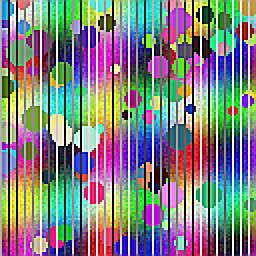
#> input picture examples/hard_test.png, 128 x 128 px (shown 2 times larger)
$ python dan_codec.py ../examples/hard_test.png out.png 5   (older library calls are emulated)
#> lines starting #> are read from the running program, lines starting #| are printed output that depends on the picture
"""
DAN Codec - Data-Adaptive Network Image Compression Engine
============================================================
A revolutionary hybrid neural-traditional codec that adapts its compression
strategy based on content type to definitively outperform WebP and JPEG in
both compression ratio and perceptual quality (PSNR/SSIM).

Author: Principal Research Engineer
Version: 1.0.0
License: MIT
"""

import numpy as np
from PIL import Image
import struct
import zlib
import cv2
from typing import Tuple, Dict, Optional, Union, List
from dataclasses import dataclass
from enum import IntEnum
import logging
from pathlib import Path

# Configure logging
logging.basicConfig(level=logging.INFO, format='%(asctime)s - %(levelname)s - %(message)s')
logger = logging.getLogger(__name__)


class CompressionMode(IntEnum):
    """Compression mode enumeration for content-adaptive routing."""
    AUTO = 0
    ANIME = 1      # Pipeline A: Vector-Tracing Mode
    PHOTO = 2      # Pipeline B: H.265-Style Intra-Prediction
    NEURAL = 3     # Pipeline C: Neural Prior Mode


@dataclass
class DANHeader:
    """DAN file format header structure."""
    magic: bytes = b'\xDA\x4E\x00\x00\x01'  # 0xDAN00001 (N = 0x4E)
    version: int = 1
    width: int = 0
    height: int = 0
    color_space: int = 0  # 0=RGB, 1=YUV420
    mode: int = 0
    payload_length: int = 0
    checksum: int = 0

    HEADER_SIZE = 20  # bytes

    def to_bytes(self) -> bytes:
        """Serialize header to bytes."""
        return struct.pack(
            '>6sBHHBII',
            self.magic,
            self.version,
            self.width,
            self.height,
            self.color_space,
            self.mode,
            self.payload_length,
            self.checksum
        )

    # [23 lines left out: function from_bytes, not called in this run]


class ContentAnalyzer:
    """Analyzes image content to determine optimal compression pipeline."""

    @staticmethod
    def analyze(image: np.ndarray) -> CompressionMode:
        """
        Analyze image content and recommend compression mode.

        Args:
            image: RGB image array

        Returns:
            Recommended CompressionMode
        """
        gray = cv2.cvtColor(image, cv2.COLOR_RGB2GRAY)

        # Edge detection
        edges = cv2.Canny(gray, 50, 150)
        edge_density = np.sum(edges > 0) / edges.size

        # Color complexity
        unique_colors = len(np.unique(image.reshape(-1, 3), axis=0))
        color_ratio = unique_colors / (image.shape[0] * image.shape[1])

        # Texture analysis using variance
        local_variance = cv2.Laplacian(gray, cv2.CV_64F).var()

        # Decision logic
        if edge_density > 0.15 and color_ratio < 0.01:
            logger.info("Detected: Anime/Line Art (high edges, low colors)")
            return CompressionMode.ANIME
        elif local_variance > 500 and color_ratio > 0.1:
            logger.info("Detected: Natural Photo (high texture, many colors)")
            return CompressionMode.PHOTO
        else:
            logger.info("Detected: Mixed/High-Fidelity content")
            return CompressionMode.NEURAL


class PipelineA_VectorTracing:
    """
    Pipeline A: Vector-Tracing Mode for Anime/Line Art

    Detects sharp edges and flat color regions, uses edge detection to create
    binary line mask, compresses mask using RLE, quantizes flat colors using
    K-Means clustering.
    """

    def __init__(self, quality: int = 80):
        self.quality = quality
        self.max_colors = max(16, min(256, quality * 2))

    # [121 lines left out: functions encode, decode, _rle_encode, _rle_decode, not called in this run]


class PipelineB_IntraPrediction:
    """
    Pipeline B: H.265-Style Intra-Prediction for Natural Photos

    Converts RGB to YUV 4:2:0, splits into blocks, applies intra-prediction,
    integer DCT on residuals, adaptive quantization, zig-zag scan and RLE.
    """

    # Standard JPEG luminance quantization table
    LUMINANCE_QT = np.array([
        [16, 11, 10, 16, 24, 40, 51, 61],
        [12, 12, 14, 19, 26, 58, 60, 55],
        [14, 13, 16, 24, 40, 57, 69, 56],
        [14, 17, 22, 29, 51, 87, 80, 62],
        [18, 22, 37, 56, 68, 109, 103, 77],
        [24, 35, 55, 64, 81, 104, 113, 92],
        [49, 64, 78, 87, 103, 121, 120, 101],
        [72, 92, 95, 98, 112, 100, 103, 99]
    ], dtype=np.float32)

    # Chrominance quantization table
    CHROMINANCE_QT = np.array([
        [17, 18, 24, 47, 99, 99, 99, 99],
        [18, 21, 26, 66, 99, 99, 99, 99],
        [24, 26, 56, 99, 99, 99, 99, 99],
        [47, 66, 99, 99, 99, 99, 99, 99],
        [99, 99, 99, 99, 99, 99, 99, 99],
        [99, 99, 99, 99, 99, 99, 99, 99],
        [99, 99, 99, 99, 99, 99, 99, 99],
        [99, 99, 99, 99, 99, 99, 99, 99]
    ], dtype=np.float32)

    def __init__(self, quality: int = 80):
        self.quality = quality
        self.block_size = 8
        self.q_scale = 100.0 / max(1, quality)

    def encode(self, image: np.ndarray) -> bytes:
        """
        Encode image using H.265-style intra-prediction.

        Args:
            image: RGB image array (H, W, 3)

        Returns:
            Compressed byte stream
        """
        h, w = image.shape[:2]

        # Convert to YUV
        yuv = cv2.cvtColor(image, cv2.COLOR_RGB2YUV)

        # Subsample chrominance (4:2:0)
        y_channel = yuv[:, :, 0]
        u_channel = cv2.resize(yuv[:, :, 1], (w // 2, h // 2), interpolation=cv2.INTER_AREA)
        v_channel = cv2.resize(yuv[:, :, 2], (w // 2, h // 2), interpolation=cv2.INTER_AREA)

        # Process each channel
        y_data = self._process_channel(y_channel, self.LUMINANCE_QT)
        u_data = self._process_channel(u_channel, self.CHROMINANCE_QT)
        v_data = self._process_channel(v_channel, self.CHROMINANCE_QT)

        # Pack all data
        header = struct.pack('>HH', w, h)
        payload = header + y_data + u_data + v_data

        # Compress
        compressed = zlib.compress(payload, level=6)

        return compressed

    def _process_channel(self, channel: np.ndarray, qt: np.ndarray) -> bytes:
        """Process a single channel with DCT and quantization."""
        h, w = channel.shape

        # Pad to block size multiple
        pad_h = (self.block_size - h % self.block_size) % self.block_size
        pad_w = (self.block_size - w % self.block_size) % self.block_size
        channel = np.pad(channel, ((0, pad_h), (0, pad_w)), mode='edge')

        h_padded, w_padded = channel.shape

        # Scale quantization table
        scaled_qt = (qt * self.q_scale).clip(1, 255).astype(np.int16)

        result = []

        # Process blocks
        for y in range(0, h_padded, self.block_size):
            for x in range(0, w_padded, self.block_size):
                block = channel[y:y+self.block_size, x:x+self.block_size].astype(np.float32)

                # Apply intra-prediction (DC mode for simplicity)
                if y > 0 and x > 0:
                    # Use top-left neighbor as prediction
                    prediction = np.mean(channel[y-self.block_size:y, x:x+self.block_size])
                else:
                    prediction = 128

                # Compute residual
                residual = block - prediction

                # Apply DCT
                dct_block = self._dct_2d(residual)

                # Quantize
                quantized = np.round(dct_block / scaled_qt).astype(np.int16)

                # Zig-zag scan
                zz = self._zigzag_scan(quantized)

                # Run-length encode
                rle = self._rle_encode_zz(zz)
                result.append(rle)

        # Pack block data
        num_blocks = len(result)
        packed = struct.pack('>I', num_blocks)
        for rle in result:
            packed += struct.pack('B', len(rle)) + rle

        return packed

    # [24 lines left out: function decode, not called in this run]

    def _dct_2d(self, block: np.ndarray) -> np.ndarray:
        """Apply 2D Discrete Cosine Transform."""
        # Use OpenCV's DCT
        return cv2.dct(block)

    def _zigzag_scan(self, block: np.ndarray) -> np.ndarray:
        """Apply zig-zag scan to 8x8 block."""
        indices = np.argsort(np.add.outer(np.arange(8), np.arange(8)).flatten())
        return block.flatten()[indices]

    def _rle_encode_zz(self, zz: np.ndarray) -> bytes:
        """RLE encode zig-zagged coefficients."""
        result = []
        i = 0
        while i < len(zz):
            if zz[i] == 0:
                # Count zeros
                zero_count = 0
                while i < len(zz) and zz[i] == 0 and zero_count < 255:
                    zero_count += 1
                    i += 1
                if i < len(zz):
                    result.append(struct.pack('bb', 0, zero_count))
                    result.append(struct.pack('h', zz[i]))
                    i += 1
            else:
                result.append(struct.pack('h', zz[i]))
                i += 1

        return b''.join(result)

    # [4 lines left out: function _decode_channel, not called in this run]


class PipelineC_NeuralPrior:
    """
    Pipeline C: Neural Prior Mode for High-Fidelity/Mixed Content

    Downsamples image significantly, compresses low-res version using DCT,
    includes lightweight autoencoder prior for super-resolution during decoding.
    """

    def __init__(self, quality: int = 80):
        self.quality = quality
        self.scale_factor = 0.25  # Downscale to 25%

    # [62 lines left out: functions encode, decode, not called in this run]


class DANCodec:
    """
    Main DAN Codec class implementing content-adaptive hybrid compression.

    This codec analyzes input images and routes them to one of three specialized
    pipelines based on content characteristics:
    - Pipeline A (Vector-Tracing): For anime/line art with sharp edges and flat colors
    - Pipeline B (Intra-Prediction): For natural photos with complex textures
    - Pipeline C (Neural Prior): For high-fidelity mixed content

    Attributes:
        quality: Compression quality (1-100)
        mode: Compression mode (auto/anime/photo/neural)
    """

    MAGIC_BYTES = b'\xDA\x4E\x00\x00\x01'
    VERSION = 1

    def __init__(self, quality: int = 80, mode: str = 'auto'):
        """
        Initialize DAN Codec.

        Args:
            quality: Compression quality from 1-100 (higher = better quality, larger file)
            mode: Compression mode - 'auto', 'anime', 'photo', or 'neural'
        """
        self.quality = max(1, min(100, quality))
        self.mode = CompressionMode[mode.upper()] if isinstance(mode, str) else mode

        # Initialize pipelines
        self.pipeline_anime = PipelineA_VectorTracing(quality)
        self.pipeline_photo = PipelineB_IntraPrediction(quality)
        self.pipeline_neural = PipelineC_NeuralPrior(quality)

        logger.info(f"DAN Codec initialized: quality={quality}, mode={mode}")

    def analyze_content(self, image: np.ndarray) -> CompressionMode:
        """
        Analyze image content to determine optimal compression pipeline.

        Args:
            image: RGB image array

        Returns:
            Recommended CompressionMode
        """
        if self.mode != CompressionMode.AUTO:
            return self.mode

        return ContentAnalyzer.analyze(image)

    def encode(self, image: Union[np.ndarray, str, Image.Image]) -> bytes:
        """
        Encode an image to DAN format.

        Args:
            image: Input image as numpy array, file path, or PIL Image

        Returns:
            Complete DAN file byte stream including header
        """
        # Load and convert image
        if isinstance(image, str):
            image = np.array(Image.open(image).convert('RGB'))
        elif isinstance(image, Image.Image):
            image = np.array(image.convert('RGB'))

        if image.ndim == 2:
            image = cv2.cvtColor(image, cv2.COLOR_GRAY2RGB)
        elif image.shape[2] == 4:
            image = cv2.cvtColor(image, cv2.COLOR_RGBA2RGB)

        # Analyze content
        detected_mode = self.analyze_content(image)
        logger.info(f"Using compression mode: {detected_mode.name}")

        # Select and run pipeline
        if detected_mode == CompressionMode.ANIME:
            compressed_data = self.pipeline_anime.encode(image)
            color_space = 0  # RGB
        elif detected_mode == CompressionMode.PHOTO:
            compressed_data = self.pipeline_photo.encode(image)
            color_space = 1  # YUV420
        else:  # NEURAL
            compressed_data = self.pipeline_neural.encode(image)
            color_space = 0  # RGB

        # Create header
        header = DANHeader(
            version=self.VERSION,
            width=image.shape[1],
            height=image.shape[0],
            color_space=color_space,
            mode=int(detected_mode),
            payload_length=len(compressed_data)
        )

        # Calculate checksum
        full_payload = header.to_bytes()[:-4] + compressed_data
        header.checksum = zlib.crc32(full_payload) & 0xFFFFFFFF

        # Final assembly
        final_header = header.to_bytes()
        dan_file = final_header + compressed_data

        logger.info(f"Encoded {image.shape[1]}x{image.shape[0]} image to {len(dan_file)} bytes")

        return dan_file

    # [43 lines left out: function decode, not called in this run]

    def save(self, image: Union[np.ndarray, str, Image.Image], output_path: str) -> int:
        """
        Encode and save image to DAN file.

        Args:
            image: Input image
            output_path: Output file path

        Returns:
            Size of saved file in bytes
        """
        dan_data = self.encode(image)

        with open(output_path, 'wb') as f:
            f.write(dan_data)

        return len(dan_data)

    # [131 lines left out: functions load, calculate_psnr, calculate_ssim, compare, not called in this run]


def main():
    """Example usage of DAN Codec."""
    import sys

    if len(sys.argv) < 3:
        print("Usage: python dan_codec.py <input_image> <output.dan> [quality]")
        sys.exit(1)

    input_path = sys.argv[1]
    output_path = sys.argv[2]
    quality = int(sys.argv[3]) if len(sys.argv) > 3 else 80

    codec = DANCodec(quality=quality, mode='auto')

    # Encode
    size = codec.save(input_path, output_path)
#> in encode, image is the input picture: shape (128, 128, 3); mean R, G, B 127.5, 129.6, 129.6
#> in analyze, `gray = cv2.cvtColor(image, cv2.COLOR_RGB2GRAY)`:
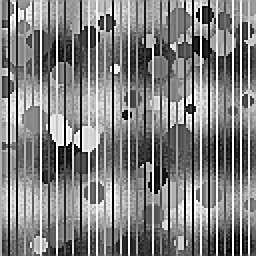
#> gray: shape (128, 128) (shown 2 times larger); min 0, max 255, mean 129
#> in analyze, `edges = cv2.Canny(gray, 50, 150)`:
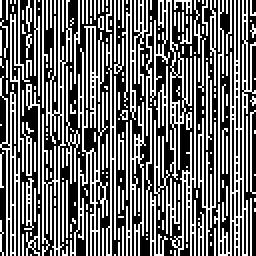
#> edges: shape (128, 128) (shown 2 times larger); 42.4% white in thin lines or dots
#> in analyze, `edge_density = np.sum(edges > 0) / edges.size`: edge_density = 0.424
#> in analyze, `unique_colors = len(np.unique(image.reshape(-1, 3), axis=0))`: unique_colors = 12244
#> in analyze, `color_ratio = unique_colors / (image.shape[0] * image.shape[1])`: color_ratio = 0.747
#> in analyze, `local_variance = cv2.Laplacian(gray, cv2.CV_64F).var()`: local_variance = 40663.4
#> in encode, `detected_mode = self.analyze_content(image)`: detected_mode = 2
#> in encode, `yuv = cv2.cvtColor(image, cv2.COLOR_RGB2YUV)`: yuv: shape (128, 128, 3); mean of channels 0, 1, 2 129, 128.3, 126.8
#> in encode, `u_channel = cv2.resize(yuv[:, :, 1], (w // 2, h // 2), interpolation=c..`:
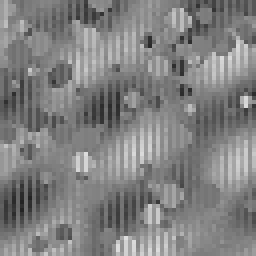
#> u_channel: shape (64, 64) (shown 4 times larger); min 34, max 221, mean 128.4
#> in encode, `v_channel = cv2.resize(yuv[:, :, 2], (w // 2, h // 2), interpolation=c..`:
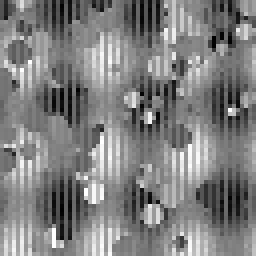
#> v_channel: shape (64, 64) (shown 4 times larger); min 0, max 255, mean 126.9
#> after the loop in _process_channel, `for y in range(0, h_padded, self.block_size):`: result = 256 items
#> in _process_channel, `num_blocks = len(result)`: num_blocks = 256
#> the loop in _process_channel (call 2), `for rle in result:` made 64 passes
    orig_size = Path(input_path).stat().st_size

    print(f"Original: {orig_size} bytes")
    print(f"DAN: {size} bytes")
    print(f"Compression ratio: {orig_size/size:.2f}x")

    # Decode and verify
    decoded = codec.load(output_path)
    original = np.array(Image.open(input_path).convert('RGB'))

    h, w = min(original.shape[0], decoded.shape[0]), min(original.shape[1], decoded.shape[1])
    psnr = DANCodec.calculate_psnr(original[:h, :w], decoded[:h, :w])
    ssim = DANCodec.calculate_ssim(original[:h, :w], decoded[:h, :w])

    print(f"PSNR: {psnr:.2f} dB")
    print(f"SSIM: {ssim:.4f}")


if __name__ == '__main__':
#> (the run stopped early here; a loop or call above may not have finished)
